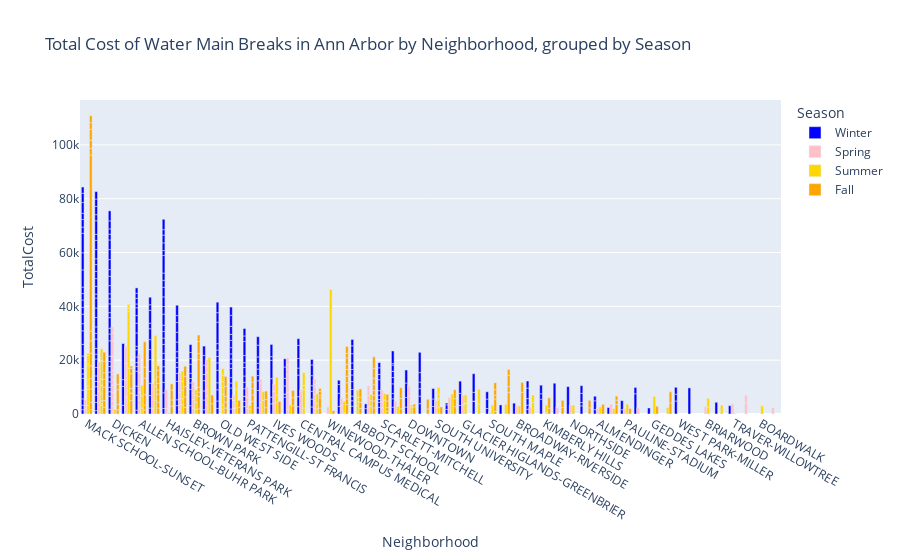

The notebook cell this image was saved under:
### Code cell
# Visualize the total costs of watermain breaks across several neighborhoods, grouped by season

cost_by_neighborhood_season = px.bar(data_by_season, x='Neighborhood', y='TotalCost', color="Season", barmode="group",
                                       title="Total Cost of Water Main Breaks in Ann Arbor by Neighborhood, grouped by Season",
                                       labels={"Total Cost": "Total Cost ($)"
                                              },
                                      color_discrete_map={ # replaces default color mapping by value
                                          "Winter": "Blue", "Spring": "Pink", "Summer": "Gold", "Fall": "Orange"
                                      })
cost_by_neighborhood_season.update_layout(xaxis={'categoryorder':'total descending'})
cost_by_neighborhood_season.show()

### Figure 1 — Plotly figure (JSON) as saved in the notebook; plotly's stock layout.template omitted (floating-point values rounded to 4 significant figures; data arrays with more than 128 entries replaced by an {"elided": "..."} marker saying what was removed)
{"data": [{"alignmentgroup": "True", "hovertemplate": "Season=Winter<br>Neighborhood=%{x}<br>TotalCost=%{y}<extra></extra>", "legendgroup": "Winter", "marker": {"color": "Blue", "pattern": {"shape": ""}}, "name": "Winter", "offsetgroup": "Winter", "orientation": "v", "showlegend": true, "textposition": "auto", "type": "bar", "x": {"elided": "343 str values"}, "xaxis": "x", "y": {"elided": "343 float values"}, "yaxis": "y"}, {"alignmentgroup": "True", "hovertemplate": "Season=Spring<br>Neighborhood=%{x}<br>TotalCost=%{y}<extra></extra>", "legendgroup": "Spring", "marker": {"color": "Pink", "pattern": {"shape": ""}}, "name": "Spring", "offsetgroup": "Spring", "orientation": "v", "showlegend": true, "textposition": "auto", "type": "bar", "x": ["BRIARWOOD", "HURON HIGHLANDS", "IVES WOODS", "EARHART-CONCORDIA", "DICKEN", "BROWN PARK", "SCARLETT-MITCHELL", "GEORGETOWN-PINE VALLEY", "ORCHARD HILLS-MAPLEWOOD", "IVES WOODS", "ALMENDINGER", "FORESTBROOK-PITTSFIELD VILLAGE", "MACK SCHOOL-SUNSET", "DICKEN", "EBERWHITE WOODS", "BROWN PARK", "PAULINE-STADIUM", "DICKEN", "DICKEN", "MACK SCHOOL-SUNSET", "BROADWAY-RIVERSIDE", "IVES WOODS", "SCARLETT-MITCHELL", "SOUTH CENTRAL", "EBERWHITE WOODS", "PATTENGILL-ST FRANCIS", "ALLEN SCHOOL-BUHR PARK", "EBERWHITE WOODS", "DICKEN", "NORTHBURY-CHAPEL HILL", "GARDEN HOMES-CRESCENT", "BADER-ANN ARBOR HILLS", "GEORGETOWN-PINE VALLEY", "GEORGETOWN-PINE VALLEY", "GARDEN HOMES-CRESCENT", "LANSDOWNE", "LANSDOWNE", "ALLEN SCHOOL-BUHR PARK", "BROWN PARK", "ALLEN SCHOOL-BUHR PARK", "BROWN PARK", "ALLEN SCHOOL-BUHR PARK", "HURON HIGHLANDS", "HAISLEY-VETERANS PARK", "HAISLEY-VETERANS PARK", "EBERWHITE WOODS", "BADER-ANN ARBOR HILLS", "NORTH CENTRAL", "NORTH CENTRAL", "NORTH CENTRAL", "NORTH CENTRAL", "BADER-ANN ARBOR HILLS", "BADER-ANN ARBOR HILLS", "DICKEN", "DOWNTOWN", "BROWN PARK", "EBERWHITE WOODS", "ORCHARD HILLS-MAPLEWOOD", "ORCHARD HILLS-MAPLEWOOD", "ORCHARD HILLS-MAPLEWOOD", "EARHART-CONCORDIA", "RESEARCH PARK-PHEASANT RUN", "FORESTBROOK-PITTSFIELD VILLAGE", "PATTENGILL-ST FRANCIS", "SCARLETT-MITCHELL", "BURNS PARK", "BURNS PARK", "BADER-ANN ARBOR HILLS", "LANSDOWNE", "ALLEN SCHOOL-BUHR PARK", "MACK SCHOOL-SUNSET", "DICKEN", "GEORGETOWN-PINE VALLEY", "OLD FOURTH WARD", "NEWPORT", "DICKEN", "PATTENGILL-ST FRANCIS", "LANSDOWNE", "ALLEN SCHOOL-BUHR PARK", "ALLEN SCHOOL-BUHR PARK", "SOUTH CENTRAL", "WINEWOOD-THALER", "LANSDOWNE", "ORCHARD HILLS-MAPLEWOOD", "DOWNTOWN", "BURNS PARK", "DICKEN", "GLACIER HIGLANDS-GREENBRIER", "NORTHSIDE", "BURNS PARK", "ORCHARD HILLS-MAPLEWOOD", "DICKEN", "HURON HIGHLANDS", "BURNS PARK", "EBERWHITE WOODS", "BURNS PARK", "CRANBROOK", "DICKEN", "CRANBROOK", "GEORGETOWN-PINE VALLEY", "LAKEWOOD", "ALLEN SCHOOL-BUHR PARK", "GLACIER HIGLANDS-GREENBRIER", "GEDDES ARBORETUM", "CENTRAL CAMPUS MEDICAL", "SOUTH UNIVERSITY", "DICKEN", "GEDDES LAKES", "GEORGETOWN-PINE VALLEY", "TRAVER-WILLOWTREE", "FORESTBROOK-PITTSFIELD VILLAGE", "BADER-ANN ARBOR HILLS", "SOUTH MAPLE", "DOWNTOWN", "BURNS PARK", "CENTRAL CAMPUS MEDICAL", "ALLEN SCHOOL-BUHR PARK"], "xaxis": "x", "y": [2703.0, 4288.0, 4013.0, 2535.0, 863.1, 2154.0, 2326.0, 1637.0, 1722.0, 4401.0, 2060.0, 2018.0, 2018.0, 1966.0, 3444.0, 3224.0, 2000.0, 2000.0, 3317.0, 1098.0, 3013.0, 2650.0, 2280.0, 1977.0, 3218.0, 2088.0, 2266.0, 2546.0, 2566.0, 4778.0, 3241.0, 2382.0, 6466.0, 6466.0, 2659.0, 2650.0, 4194.0, 1051.0, 2437.0, 1833.0, 2412.0, 3023.0, 7170.0, 2031.0, 7028.0, 6288.0, 6055.0, 6270.0, 6270.0, 6270.0, 6270.0, 3574.0, 0, 2055.0, 6740.0, 1880.0, 2144.0, 1671.0, 2272.0, 2272.0, 0, 3620.0, 2996.0, 4082.0, 4284.0, 2134.0, 2134.0, 5341.0, 1818.0, 2988.0, 2139.0, 1864.0, 1947.0, 2394.0, 2323.0, 1692.0, 3876.0, 1963.0, 4108.0, 4108.0, 9351.0, 2619.0, 0, 4205.0, 3411.0, 879.5, 5150.0, 3476.0, 3246.0, 2172.0, 3247.0, 5706, 1431.0, 2814.0, 2536.0, 917.5, 4195.0, 2989.0, 2755.0, 1757.0, 2514.0, 1733.0, 3491.0, 6126.0, 8324.0, 4967.0, 2232.0, 0, 2549.0, 3808.0, 1979.0, 1948.0, 680.2, 510.6, 1946.0, 717.5, 1081.0], "yaxis": "y"}, {"alignmentgroup": "True", "hovertemplate": "Season=Summer<br>Neighborhood=%{x}<br>TotalCost=%{y}<extra></extra>", "legendgroup": "Summer", "marker": {"color": "Gold", "pattern": {"shape": ""}}, "name": "Summer", "offsetgroup": "Summer", "orientation": "v", "showlegend": true, "textposition": "auto", "type": "bar", "x": ["MACK SCHOOL-SUNSET", "BADER-ANN ARBOR HILLS", "OLD WEST SIDE", "NORTH CENTRAL", "OLD WEST SIDE", "GARDEN HOMES-CRESCENT", "HAISLEY-VETERANS PARK", "ABBOTT SCHOOL", "NORTH CENTRAL", "LANSDOWNE", "ALLEN SCHOOL-BUHR PARK", "NORTH CENTRAL", "PATTENGILL-ST FRANCIS", "SOUTH CENTRAL", "SOUTH CENTRAL", "DICKEN", "CENTRAL CAMPUS MEDICAL", "ORCHARD HILLS-MAPLEWOOD", "ORCHARD HILLS-MAPLEWOOD", "PAULINE-STADIUM", "OLD WEST SIDE", "ALLEN SCHOOL-BUHR PARK", "SCARLETT-MITCHELL", "BADER-ANN ARBOR HILLS", "BROWN PARK", "KIMBERLY HILLS", "ABBOTT SCHOOL", "BROWN PARK", "ORCHARD HILLS-MAPLEWOOD", "BROWN PARK", "LANSDOWNE", "OLD WEST SIDE", "NORTH CENTRAL", "BADER-ANN ARBOR HILLS", "BADER-ANN ARBOR HILLS", "PATTENGILL-ST FRANCIS", "LAKEWOOD", "FORESTBROOK-PITTSFIELD VILLAGE", "GLACIER HIGLANDS-GREENBRIER", "BADER-ANN ARBOR HILLS", "ABBOTT SCHOOL", "SOUTH MAPLE", "DICKEN", "SOUTH MAPLE", "FORESTBROOK-PITTSFIELD VILLAGE", "IVES WOODS", "GLACIER HIGLANDS-GREENBRIER", "DOWNTOWN", "SOUTH CENTRAL", "ABBOTT SCHOOL", "FORESTBROOK-PITTSFIELD VILLAGE", "TRAVER-WILLOWTREE", "BADER-ANN ARBOR HILLS", "LANSDOWNE", "NORTHBURY-CHAPEL HILL", "OLD WEST SIDE", "ORCHARD HILLS-MAPLEWOOD", "SOUTH UNIVERSITY", "SOUTH UNIVERSITY", "FORESTBROOK-PITTSFIELD VILLAGE", "ORCHARD HILLS-MAPLEWOOD", "LESLIE PARK-ARROWWOOD", "NORTHSIDE", "BURNS PARK", "BURNS PARK", "BOARDWALK", "NORTH CAMPUS", "PATTENGILL-ST FRANCIS", "BRYANT", "ALLEN SCHOOL-BUHR PARK", "OLD WEST SIDE", "OLD WEST SIDE", "CENTRAL CAMPUS MEDICAL", "MACK SCHOOL-SUNSET", "MACK SCHOOL-SUNSET", "LAKEWOOD", "IVES WOODS", "BADER-ANN ARBOR HILLS", "GARDEN HOMES-CRESCENT", "IVES WOODS", "NORTH CENTRAL", "HURON HIGHLANDS", "SCARLETT-MITCHELL", "MACK SCHOOL-SUNSET", "WINEWOOD-THALER", "BROADWAY-RIVERSIDE", "MACK SCHOOL-SUNSET", "HURON HIGHLANDS", "KIMBERLY HILLS", "NORTHWOOD V-VINTAGE VALLEY", "EBERWHITE WOODS", "GLACIER HIGLANDS-GREENBRIER", "GEORGETOWN-PINE VALLEY", "NORTHWOOD V-VINTAGE VALLEY", "BRIARWOOD", "BROWN PARK", "ALMENDINGER", "MACK SCHOOL-SUNSET", "CENTRAL CAMPUS MEDICAL", "GEDDES LAKES", "SOUTH MAPLE", "BRIARWOOD", "SOUTH UNIVERSITY", "SOUTH UNIVERSITY", "GEDDES ARBORETUM", "DOWNTOWN", "MACK SCHOOL-SUNSET", "SOUTH UNIVERSITY", "BURNS PARK", "RESEARCH PARK-PHEASANT RUN", "BADER-ANN ARBOR HILLS", "SOUTH CENTRAL", "MACK SCHOOL-SUNSET", "BADER-ANN ARBOR HILLS", "CENTRAL CAMPUS MEDICAL"], "xaxis": "x", "y": [3141.0, 3225.0, 1748.0, 17040.0, 1570.0, 399.1, 399.1, 3102.0, 21020.0, 2849.0, 2215.0, 1273.0, 1856.0, 5075, 5075, 1844.0, 2224.0, 3465.0, 2118.0, 3663.0, 4036.0, 4456.0, 5201.0, 530.8, 1745.0, 645.2, 1475.0, 2628.0, 3162.0, 2437.0, 2133.0, 2388.0, 1142.0, 1146.0, 2646.0, 1311.0, 4363.0, 2283.0, 3845.0, 3127.0, 1587.0, 0, 0, 0, 1577.0, 4436.0, 175.6, 2576.0, 2576.0, 2629.0, 5421.0, 216.8, 2234.0, 2240.0, 2800.0, 2241.0, 3345.0, 2634.0, 2634.0, 2879.0, 3895.0, 3306.0, 3306.0, 1919.0, 1919.0, 3033.0, 3629.0, 0, 2378.0, 4004.0, 2455.0, 2455.0, 6800.0, 6103.0, 1185.0, 2668.0, 2567.0, 6742.0, 4321.0, 6664.0, 404.5, 5114.0, 2354.0, 2460.0, 46360.0, 3026.0, 5108.0, 3159.0, 2709.0, 3732.0, 20990.0, 3104.0, 3413.0, 5555.0, 2526.0, 2216.0, 2645.0, 763.7, 1553.0, 6561.0, 3317.0, 3317.0, 608.8, 1561.0, 7458.0, 749.5, 2934.0, 2461.0, 3659.0, 1990.0, 283.2, 16420.0, 823.4, 4313.0, 4803.0], "yaxis": "y"}, {"alignmentgroup": "True", "hovertemplate": "Season=Fall<br>Neighborhood=%{x}<br>TotalCost=%{y}<extra></extra>", "legendgroup": "Fall", "marker": {"color": "Orange", "pattern": {"shape": ""}}, "name": "Fall", "offsetgroup": "Fall", "orientation": "v", "showlegend": true, "textposition": "auto", "type": "bar", "x": {"elided": "153 str values"}, "xaxis": "x", "y": {"elided": "153 float values"}, "yaxis": "y"}], "layout": {"autosize": true, "barmode": "group", "legend": {"title": {"text": "Season"}, "tracegroupgap": 0}, "title": {"text": "Total Cost of Water Main Breaks in Ann Arbor by Neighborhood, grouped by Season"}, "xaxis": {"anchor": "y", "autorange": true, "categoryorder": "total descending", "domain": [0, 1], "range": [-0.5, 51.5], "title": {"text": "Neighborhood"}, "type": "category"}, "yaxis": {"anchor": "x", "autorange": true, "domain": [0, 1], "range": [0, 116700.0], "title": {"text": "TotalCost"}, "type": "linear"}}}
